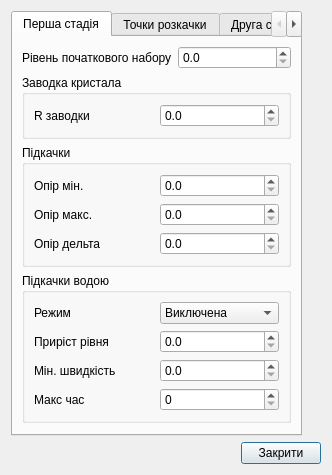
<?xml version="1.0" encoding="UTF-8"?>
<ui version="4.0">
 <class>DlgApSetup</class>
 <widget class="QDialog" name="DlgApSetup">
  <property name="geometry">
   <rect>
    <x>0</x>
    <y>0</y>
    <width>332</width>
    <height>464</height>
   </rect>
  </property>
  <property name="windowTitle">
   <string>Параметри</string>
  </property>
  <layout class="QGridLayout" name="gridLayout">
   <item row="0" column="0" colspan="2">
    <widget class="QTabWidget" name="tabWidget">
     <property name="sizePolicy">
      <sizepolicy hsizetype="Fixed" vsizetype="Preferred">
       <horstretch>0</horstretch>
       <verstretch>0</verstretch>
      </sizepolicy>
     </property>
     <property name="currentIndex">
      <number>0</number>
     </property>
     <widget class="QWidget" name="tab">
      <attribute name="title">
       <string>Перша стадія</string>
      </attribute>
      <layout class="QGridLayout" name="gridLayout_2">
       <item row="0" column="0">
        <widget class="QLabel" name="label">
         <property name="sizePolicy">
          <sizepolicy hsizetype="Minimum" vsizetype="Preferred">
           <horstretch>0</horstretch>
           <verstretch>0</verstretch>
          </sizepolicy>
         </property>
         <property name="text">
          <string>Рівень початкового набору</string>
         </property>
        </widget>
       </item>
       <item row="0" column="1">
        <widget class="QDoubleSpinBox" name="SP_H_n">
         <property name="sizePolicy">
          <sizepolicy hsizetype="Minimum" vsizetype="Fixed">
           <horstretch>0</horstretch>
           <verstretch>0</verstretch>
          </sizepolicy>
         </property>
         <property name="decimals">
          <number>1</number>
         </property>
        </widget>
       </item>
       <item row="1" column="0" colspan="2">
        <widget class="QGroupBox" name="groupBox">
         <property name="title">
          <string>Заводка кристала</string>
         </property>
         <layout class="QGridLayout" name="gridLayout_3">
          <item row="0" column="0">
           <widget class="QLabel" name="label_2">
            <property name="text">
             <string>R заводки</string>
            </property>
           </widget>
          </item>
          <item row="0" column="1">
           <widget class="QDoubleSpinBox" name="SP_R_zv">
            <property name="sizePolicy">
             <sizepolicy hsizetype="Minimum" vsizetype="Fixed">
              <horstretch>0</horstretch>
              <verstretch>0</verstretch>
             </sizepolicy>
            </property>
            <property name="decimals">
             <number>1</number>
            </property>
           </widget>
          </item>
         </layout>
        </widget>
       </item>
       <item row="2" column="0" colspan="2">
        <widget class="QGroupBox" name="groupBox_2">
         <property name="title">
          <string>Підкачки</string>
         </property>
         <layout class="QGridLayout" name="gridLayout_4">
          <item row="0" column="0">
           <widget class="QLabel" name="label_4">
            <property name="text">
             <string>Опір мін.</string>
            </property>
           </widget>
          </item>
          <item row="2" column="0">
           <widget class="QLabel" name="label_9">
            <property name="text">
             <string>Опір дельта</string>
            </property>
           </widget>
          </item>
          <item row="1" column="0">
           <widget class="QLabel" name="label_15">
            <property name="text">
             <string>Опір макс.</string>
            </property>
           </widget>
          </item>
          <item row="1" column="1">
           <widget class="QDoubleSpinBox" name="SP_R_max">
            <property name="sizePolicy">
             <sizepolicy hsizetype="Minimum" vsizetype="Fixed">
              <horstretch>0</horstretch>
              <verstretch>0</verstretch>
             </sizepolicy>
            </property>
            <property name="decimals">
             <number>1</number>
            </property>
            <property name="maximum">
             <double>100.000000000000000</double>
            </property>
           </widget>
          </item>
          <item row="0" column="1">
           <widget class="QDoubleSpinBox" name="SP_R_min">
            <property name="sizePolicy">
             <sizepolicy hsizetype="Minimum" vsizetype="Fixed">
              <horstretch>0</horstretch>
              <verstretch>0</verstretch>
             </sizepolicy>
            </property>
            <property name="decimals">
             <number>1</number>
            </property>
           </widget>
          </item>
          <item row="2" column="1">
           <widget class="QDoubleSpinBox" name="SP_R_d">
            <property name="sizePolicy">
             <sizepolicy hsizetype="Minimum" vsizetype="Fixed">
              <horstretch>0</horstretch>
              <verstretch>0</verstretch>
             </sizepolicy>
            </property>
            <property name="decimals">
             <number>1</number>
            </property>
           </widget>
          </item>
         </layout>
        </widget>
       </item>
       <item row="3" column="0" colspan="2">
        <widget class="QGroupBox" name="groupBox_7">
         <property name="title">
          <string>Підкачки водою</string>
         </property>
         <layout class="QGridLayout" name="gridLayout_8">
          <item row="1" column="0">
           <widget class="QLabel" name="label_5">
            <property name="text">
             <string>Приріст рівня</string>
            </property>
           </widget>
          </item>
          <item row="3" column="0">
           <widget class="QLabel" name="label_10">
            <property name="text">
             <string>Макс час</string>
            </property>
           </widget>
          </item>
          <item row="2" column="0">
           <widget class="QLabel" name="label_32">
            <property name="text">
             <string>Мін. швидкість</string>
            </property>
           </widget>
          </item>
          <item row="2" column="1">
           <widget class="QDoubleSpinBox" name="dR_max">
            <property name="sizePolicy">
             <sizepolicy hsizetype="Minimum" vsizetype="Fixed">
              <horstretch>0</horstretch>
              <verstretch>0</verstretch>
             </sizepolicy>
            </property>
            <property name="decimals">
             <number>1</number>
            </property>
            <property name="maximum">
             <double>100.000000000000000</double>
            </property>
           </widget>
          </item>
          <item row="1" column="1">
           <widget class="QDoubleSpinBox" name="dH_max">
            <property name="sizePolicy">
             <sizepolicy hsizetype="Minimum" vsizetype="Fixed">
              <horstretch>0</horstretch>
              <verstretch>0</verstretch>
             </sizepolicy>
            </property>
            <property name="decimals">
             <number>1</number>
            </property>
           </widget>
          </item>
          <item row="0" column="0">
           <widget class="QLabel" name="label_6">
            <property name="text">
             <string>Режим</string>
            </property>
           </widget>
          </item>
          <item row="0" column="1">
           <widget class="QComboBox" name="rej_voda">
            <property name="sizePolicy">
             <sizepolicy hsizetype="Preferred" vsizetype="Fixed">
              <horstretch>0</horstretch>
              <verstretch>0</verstretch>
             </sizepolicy>
            </property>
            <item>
             <property name="text">
              <string>Виключена</string>
             </property>
            </item>
            <item>
             <property name="text">
              <string>Включена</string>
             </property>
            </item>
           </widget>
          </item>
          <item row="3" column="1">
           <widget class="QSpinBox" name="TM_zd">
            <property name="sizePolicy">
             <sizepolicy hsizetype="Minimum" vsizetype="Fixed">
              <horstretch>0</horstretch>
              <verstretch>0</verstretch>
             </sizepolicy>
            </property>
            <property name="maximum">
             <number>3600</number>
            </property>
           </widget>
          </item>
         </layout>
        </widget>
       </item>
       <item row="4" column="0" colspan="2">
        <spacer name="verticalSpacer">
         <property name="orientation">
          <enum>Qt::Vertical</enum>
         </property>
         <property name="sizeType">
          <enum>QSizePolicy::Expanding</enum>
         </property>
         <property name="sizeHint" stdset="0">
          <size>
           <width>0</width>
           <height>1</height>
          </size>
         </property>
        </spacer>
       </item>
      </layout>
     </widget>
     <widget class="QWidget" name="tab_4">
      <attribute name="title">
       <string>Точки розкачки</string>
      </attribute>
      <layout class="QVBoxLayout" name="verticalLayout_2">
       <item>
        <widget class="QGroupBox" name="groupBox_5">
         <property name="title">
          <string>Патаметри точок</string>
         </property>
         <layout class="QGridLayout" name="gridLayout_9">
          <item row="1" column="0">
           <widget class="QLabel" name="label_12">
            <property name="text">
             <string>Підкачка 1</string>
            </property>
           </widget>
          </item>
          <item row="3" column="0">
           <widget class="QLabel" name="label_13">
            <property name="text">
             <string>Підкачка 2</string>
            </property>
           </widget>
          </item>
          <item row="2" column="0">
           <widget class="QLabel" name="label_18">
            <property name="text">
             <string>Згущення </string>
            </property>
           </widget>
          </item>
          <item row="2" column="1">
           <widget class="QDoubleSpinBox" name="Rz_2">
            <property name="sizePolicy">
             <sizepolicy hsizetype="Minimum" vsizetype="Fixed">
              <horstretch>0</horstretch>
              <verstretch>0</verstretch>
             </sizepolicy>
            </property>
            <property name="decimals">
             <number>1</number>
            </property>
            <property name="maximum">
             <double>100.000000000000000</double>
            </property>
           </widget>
          </item>
          <item row="1" column="1">
           <widget class="QDoubleSpinBox" name="Rp_1">
            <property name="sizePolicy">
             <sizepolicy hsizetype="Minimum" vsizetype="Fixed">
              <horstretch>0</horstretch>
              <verstretch>0</verstretch>
             </sizepolicy>
            </property>
            <property name="decimals">
             <number>1</number>
            </property>
           </widget>
          </item>
          <item row="3" column="1">
           <widget class="QDoubleSpinBox" name="Rp_2">
            <property name="sizePolicy">
             <sizepolicy hsizetype="Minimum" vsizetype="Fixed">
              <horstretch>0</horstretch>
              <verstretch>0</verstretch>
             </sizepolicy>
            </property>
            <property name="decimals">
             <number>1</number>
            </property>
           </widget>
          </item>
          <item row="0" column="1">
           <widget class="QComboBox" name="rej_p">
            <item>
             <property name="text">
              <string>По точках</string>
             </property>
            </item>
            <item>
             <property name="text">
              <string>Розрахунковий</string>
             </property>
            </item>
           </widget>
          </item>
          <item row="0" column="0">
           <widget class="QLabel" name="label_14">
            <property name="text">
             <string>Алогоритм</string>
            </property>
           </widget>
          </item>
          <item row="4" column="1">
           <widget class="QDoubleSpinBox" name="Rz_3">
            <property name="sizePolicy">
             <sizepolicy hsizetype="Minimum" vsizetype="Fixed">
              <horstretch>0</horstretch>
              <verstretch>0</verstretch>
             </sizepolicy>
            </property>
            <property name="decimals">
             <number>1</number>
            </property>
           </widget>
          </item>
          <item row="4" column="0">
           <widget class="QLabel" name="label_23">
            <property name="text">
             <string>Згущення </string>
            </property>
           </widget>
          </item>
          <item row="5" column="1">
           <widget class="QDoubleSpinBox" name="Rp_3">
            <property name="sizePolicy">
             <sizepolicy hsizetype="Minimum" vsizetype="Fixed">
              <horstretch>0</horstretch>
              <verstretch>0</verstretch>
             </sizepolicy>
            </property>
            <property name="decimals">
             <number>1</number>
            </property>
           </widget>
          </item>
          <item row="6" column="1">
           <widget class="QDoubleSpinBox" name="Rz_4">
            <property name="sizePolicy">
             <sizepolicy hsizetype="Minimum" vsizetype="Fixed">
              <horstretch>0</horstretch>
              <verstretch>0</verstretch>
             </sizepolicy>
            </property>
            <property name="decimals">
             <number>1</number>
            </property>
           </widget>
          </item>
          <item row="5" column="0">
           <widget class="QLabel" name="label_24">
            <property name="text">
             <string>Підкачка 3</string>
            </property>
           </widget>
          </item>
          <item row="6" column="0">
           <widget class="QLabel" name="label_29">
            <property name="text">
             <string>Згущення </string>
            </property>
           </widget>
          </item>
         </layout>
        </widget>
       </item>
       <item>
        <spacer name="verticalSpacer_4">
         <property name="orientation">
          <enum>Qt::Vertical</enum>
         </property>
         <property name="sizeHint" stdset="0">
          <size>
           <width>20</width>
           <height>150</height>
          </size>
         </property>
        </spacer>
       </item>
      </layout>
     </widget>
     <widget class="QWidget" name="tab_2">
      <attribute name="title">
       <string>Друга стадія</string>
      </attribute>
      <layout class="QVBoxLayout" name="verticalLayout">
       <item>
        <widget class="QGroupBox" name="groupBox_3">
         <property name="title">
          <string>Точки закінчення ростів</string>
         </property>
         <layout class="QGridLayout" name="gridLayout_5">
          <item row="0" column="0">
           <widget class="QLabel" name="label_16">
            <property name="text">
             <string>Параметр</string>
            </property>
           </widget>
          </item>
          <item row="0" column="1">
           <widget class="QLabel" name="label_17">
            <property name="text">
             <string>Рівень</string>
            </property>
           </widget>
          </item>
          <item row="0" column="2">
           <widget class="QLabel" name="label_19">
            <property name="text">
             <string>В’язкість</string>
            </property>
           </widget>
          </item>
          <item row="1" column="0">
           <widget class="QLabel" name="label_20">
            <property name="text">
             <string>Ріст 1</string>
            </property>
           </widget>
          </item>
          <item row="2" column="0">
           <widget class="QLabel" name="label_21">
            <property name="text">
             <string>Ріст 2</string>
            </property>
           </widget>
          </item>
          <item row="3" column="0">
           <widget class="QLabel" name="label_22">
            <property name="text">
             <string>Ріст 3</string>
            </property>
           </widget>
          </item>
          <item row="0" column="3">
           <widget class="QLabel" name="label_33">
            <property name="text">
             <string>Дельта</string>
            </property>
           </widget>
          </item>
          <item row="3" column="3">
           <widget class="QDoubleSpinBox" name="SP_M_d3">
            <property name="sizePolicy">
             <sizepolicy hsizetype="Minimum" vsizetype="Fixed">
              <horstretch>0</horstretch>
              <verstretch>0</verstretch>
             </sizepolicy>
            </property>
           </widget>
          </item>
          <item row="1" column="1">
           <widget class="QDoubleSpinBox" name="SP_H_2">
            <property name="sizePolicy">
             <sizepolicy hsizetype="Minimum" vsizetype="Fixed">
              <horstretch>0</horstretch>
              <verstretch>0</verstretch>
             </sizepolicy>
            </property>
           </widget>
          </item>
          <item row="2" column="1">
           <widget class="QDoubleSpinBox" name="SP_H_3">
            <property name="sizePolicy">
             <sizepolicy hsizetype="Minimum" vsizetype="Fixed">
              <horstretch>0</horstretch>
              <verstretch>0</verstretch>
             </sizepolicy>
            </property>
           </widget>
          </item>
          <item row="3" column="1">
           <widget class="QDoubleSpinBox" name="SP_H_f">
            <property name="sizePolicy">
             <sizepolicy hsizetype="Minimum" vsizetype="Fixed">
              <horstretch>0</horstretch>
              <verstretch>0</verstretch>
             </sizepolicy>
            </property>
           </widget>
          </item>
          <item row="1" column="2">
           <widget class="QDoubleSpinBox" name="SP_M_2">
            <property name="sizePolicy">
             <sizepolicy hsizetype="Minimum" vsizetype="Fixed">
              <horstretch>0</horstretch>
              <verstretch>0</verstretch>
             </sizepolicy>
            </property>
           </widget>
          </item>
          <item row="2" column="2">
           <widget class="QDoubleSpinBox" name="SP_M_3">
            <property name="sizePolicy">
             <sizepolicy hsizetype="Minimum" vsizetype="Fixed">
              <horstretch>0</horstretch>
              <verstretch>0</verstretch>
             </sizepolicy>
            </property>
           </widget>
          </item>
          <item row="3" column="2">
           <widget class="QDoubleSpinBox" name="SP_M_f">
            <property name="sizePolicy">
             <sizepolicy hsizetype="Minimum" vsizetype="Fixed">
              <horstretch>0</horstretch>
              <verstretch>0</verstretch>
             </sizepolicy>
            </property>
           </widget>
          </item>
          <item row="1" column="3">
           <widget class="QDoubleSpinBox" name="SP_M_d1">
            <property name="sizePolicy">
             <sizepolicy hsizetype="Minimum" vsizetype="Fixed">
              <horstretch>0</horstretch>
              <verstretch>0</verstretch>
             </sizepolicy>
            </property>
           </widget>
          </item>
          <item row="2" column="3">
           <widget class="QDoubleSpinBox" name="SP_M_d2">
            <property name="sizePolicy">
             <sizepolicy hsizetype="Minimum" vsizetype="Fixed">
              <horstretch>0</horstretch>
              <verstretch>0</verstretch>
             </sizepolicy>
            </property>
           </widget>
          </item>
         </layout>
        </widget>
       </item>
       <item>
        <widget class="QGroupBox" name="groupBox_4">
         <property name="title">
          <string>Регулятор управління ростами</string>
         </property>
         <layout class="QGridLayout" name="gridLayout_6">
          <item row="1" column="0">
           <widget class="QLabel" name="label_25">
            <property name="text">
             <string>Кпр</string>
            </property>
           </widget>
          </item>
          <item row="2" column="0">
           <widget class="QLabel" name="label_26">
            <property name="text">
             <string>Ті</string>
            </property>
           </widget>
          </item>
          <item row="3" column="0">
           <widget class="QLabel" name="label_27">
            <property name="text">
             <string>Тд</string>
            </property>
           </widget>
          </item>
          <item row="1" column="1">
           <widget class="QDoubleSpinBox" name="Kpr">
            <property name="sizePolicy">
             <sizepolicy hsizetype="Minimum" vsizetype="Fixed">
              <horstretch>0</horstretch>
              <verstretch>0</verstretch>
             </sizepolicy>
            </property>
           </widget>
          </item>
          <item row="2" column="1">
           <widget class="QDoubleSpinBox" name="Ti">
            <property name="sizePolicy">
             <sizepolicy hsizetype="Minimum" vsizetype="Fixed">
              <horstretch>0</horstretch>
              <verstretch>0</verstretch>
             </sizepolicy>
            </property>
           </widget>
          </item>
          <item row="3" column="1">
           <widget class="QDoubleSpinBox" name="Td">
            <property name="sizePolicy">
             <sizepolicy hsizetype="Minimum" vsizetype="Fixed">
              <horstretch>0</horstretch>
              <verstretch>0</verstretch>
             </sizepolicy>
            </property>
           </widget>
          </item>
          <item row="0" column="1">
           <widget class="QComboBox" name="rej_rost">
            <property name="sizePolicy">
             <sizepolicy hsizetype="Preferred" vsizetype="Fixed">
              <horstretch>0</horstretch>
              <verstretch>0</verstretch>
             </sizepolicy>
            </property>
            <item>
             <property name="text">
              <string>Гістерезис</string>
             </property>
            </item>
            <item>
             <property name="text">
              <string>ПІД-регулятор</string>
             </property>
            </item>
           </widget>
          </item>
          <item row="0" column="0">
           <widget class="QLabel" name="label_28">
            <property name="text">
             <string>Алгоритм управління</string>
            </property>
           </widget>
          </item>
         </layout>
        </widget>
       </item>
       <item>
        <spacer name="verticalSpacer_2">
         <property name="orientation">
          <enum>Qt::Vertical</enum>
         </property>
         <property name="sizeType">
          <enum>QSizePolicy::Preferred</enum>
         </property>
         <property name="sizeHint" stdset="0">
          <size>
           <width>20</width>
           <height>85</height>
          </size>
         </property>
        </spacer>
       </item>
      </layout>
     </widget>
     <widget class="QWidget" name="tab_3">
      <attribute name="title">
       <string>Загальні</string>
      </attribute>
      <layout class="QGridLayout" name="gridLayout_7">
       <item row="0" column="0">
        <widget class="QLabel" name="label_3">
         <property name="sizePolicy">
          <sizepolicy hsizetype="Fixed" vsizetype="Preferred">
           <horstretch>0</horstretch>
           <verstretch>0</verstretch>
          </sizepolicy>
         </property>
         <property name="text">
          <string>Назва параметру</string>
         </property>
        </widget>
       </item>
       <item row="0" column="1">
        <widget class="QComboBox" name="bx_Teg"/>
       </item>
       <item row="1" column="1">
        <widget class="QDoubleSpinBox" name="sb_Zs">
         <property name="minimum">
          <double>-1000.000000000000000</double>
         </property>
         <property name="maximum">
          <double>1000.000000000000000</double>
         </property>
        </widget>
       </item>
       <item row="2" column="0">
        <widget class="QLabel" name="label_8">
         <property name="sizePolicy">
          <sizepolicy hsizetype="Fixed" vsizetype="Preferred">
           <horstretch>0</horstretch>
           <verstretch>0</verstretch>
          </sizepolicy>
         </property>
         <property name="text">
          <string>Шкала макс.</string>
         </property>
        </widget>
       </item>
       <item row="2" column="1">
        <widget class="QDoubleSpinBox" name="sb_Fs">
         <property name="maximum">
          <double>1000.000000000000000</double>
         </property>
        </widget>
       </item>
       <item row="3" column="0">
        <widget class="QLabel" name="label_7">
         <property name="sizePolicy">
          <sizepolicy hsizetype="Fixed" vsizetype="Preferred">
           <horstretch>0</horstretch>
           <verstretch>0</verstretch>
          </sizepolicy>
         </property>
         <property name="text">
          <string>Демпфер</string>
         </property>
        </widget>
       </item>
       <item row="3" column="1">
        <widget class="QSpinBox" name="sb_f">
         <property name="minimum">
          <number>1</number>
         </property>
         <property name="maximum">
          <number>100</number>
         </property>
        </widget>
       </item>
       <item row="4" column="0" colspan="2">
        <spacer name="verticalSpacer_3">
         <property name="orientation">
          <enum>Qt::Vertical</enum>
         </property>
         <property name="sizeType">
          <enum>QSizePolicy::Expanding</enum>
         </property>
         <property name="sizeHint" stdset="0">
          <size>
           <width>20</width>
           <height>0</height>
          </size>
         </property>
        </spacer>
       </item>
       <item row="1" column="0">
        <widget class="QLabel" name="label_11">
         <property name="sizePolicy">
          <sizepolicy hsizetype="Fixed" vsizetype="Preferred">
           <horstretch>0</horstretch>
           <verstretch>0</verstretch>
          </sizepolicy>
         </property>
         <property name="text">
          <string>Шкала мін.</string>
         </property>
        </widget>
       </item>
      </layout>
     </widget>
    </widget>
   </item>
   <item row="1" column="0">
    <spacer name="horizontalSpacer">
     <property name="orientation">
      <enum>Qt::Horizontal</enum>
     </property>
     <property name="sizeHint" stdset="0">
      <size>
       <width>0</width>
       <height>20</height>
      </size>
     </property>
    </spacer>
   </item>
   <item row="1" column="1">
    <widget class="QPushButton" name="bnExit">
     <property name="text">
      <string>Закрити</string>
     </property>
    </widget>
   </item>
  </layout>
 </widget>
 <resources/>
 <connections>
  <connection>
   <sender>bnExit</sender>
   <signal>clicked()</signal>
   <receiver>DlgApSetup</receiver>
   <slot>accept()</slot>
   <hints>
    <hint type="sourcelabel">
     <x>402</x>
     <y>494</y>
    </hint>
    <hint type="destinationlabel">
     <x>223</x>
     <y>254</y>
    </hint>
   </hints>
  </connection>
 </connections>
</ui>
